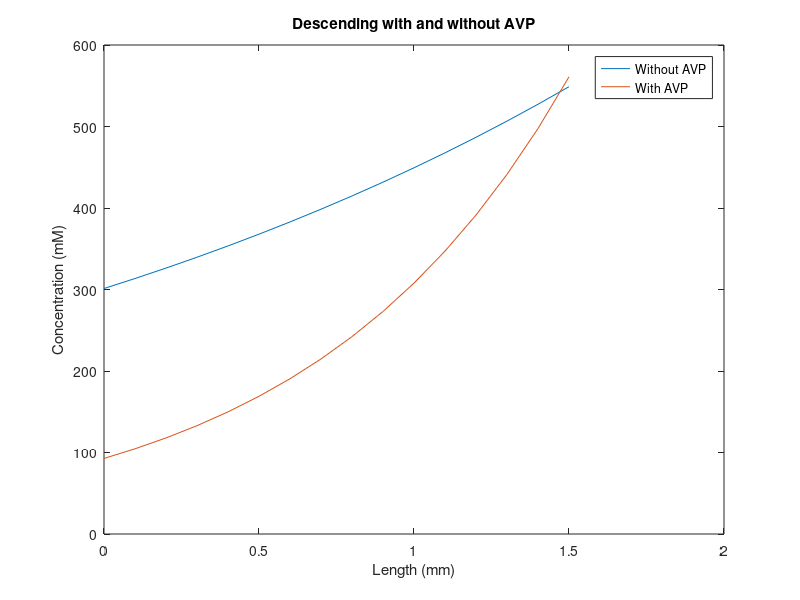
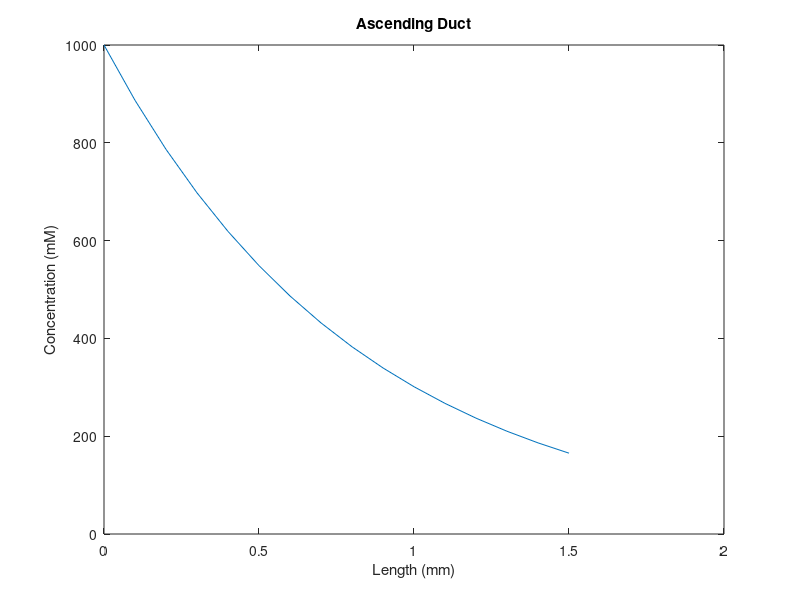

Reproduce these figures in MATLAB, in order.


DAVP = 6*10^-11;

D = 2*10^-11;

q = 5*10^-14;

l = (0:.0001:.0015);

for i= 1:length(l)
    C1_D(i) = 1000*exp(l(i)*(-D/q));
    C1_DV(i) = 1000*exp(l(i)*(-DAVP/q));
end


for i= 1:length(l)
    C2_D(i) = 301.2*exp((l(i))*(D/q));
    C2_DV(i) = 92.72*exp((l(i))*(DAVP/q));
end

figure(1);
    plot(l*1000,C2_D);
    title('Descending with and without AVP')
    xlabel('Length (mm)')
    ylabel('Concentration (mM)')

    hold on;
    plot(l*1000,C2_DV);
    legend('Without AVP', 'With AVP')
    hold off;

figure(2);
    plot(l*1000,C1_DV);
    title('Ascending Duct');
    xlabel('Length (mm)');
    ylabel('Concentration (mM)');